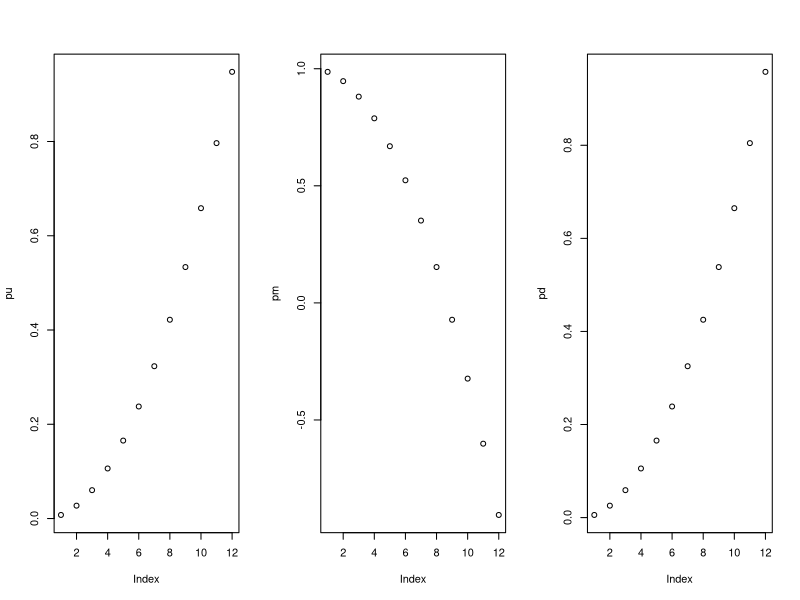
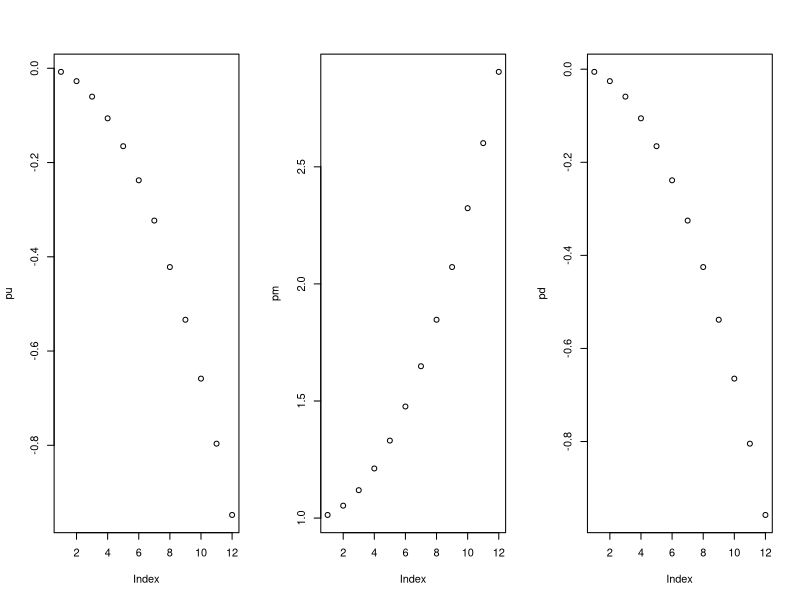
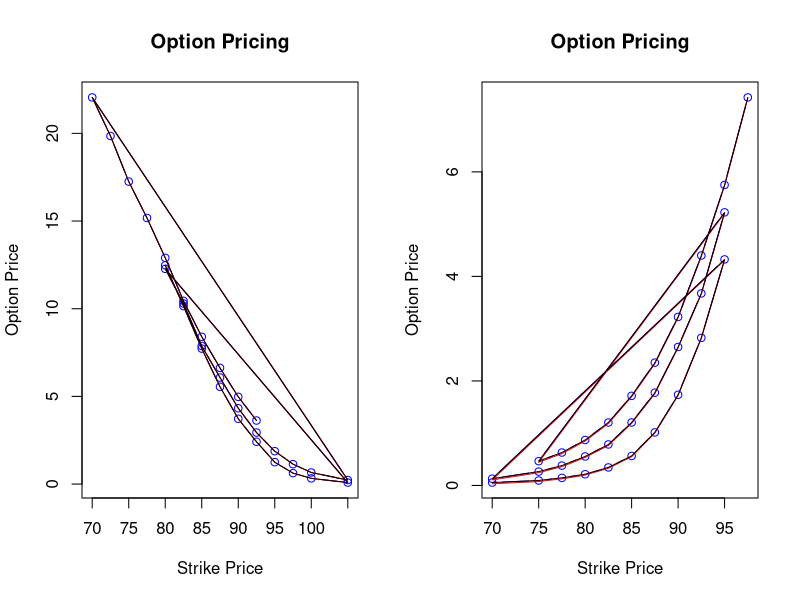

Reproduce these figures in R, in order.
## ---- chunk 1
knitr::opts_chunk$set(echo = TRUE)
## ---- chunk 2
EFD.Eu <- function(type,K,T,S,sig,r,div,N,Nj,dx){
 #precompute constants
 dt = T/N
 nu = r - div - 0.5 * sig^2
 edx = exp(-dx)
 pu = 0.5*dt* ((sig/dx)^2 + nu/dx)
 pm = 1.0 - dt*(sig/dx)^2 - r*dt
 pd = 0.5*dt* ((sig/dx)^2 - nu/dx)

 #initialise asset prices at marturity
 St = array(0,dim=c(2*Nj+1))
 St[1] = S * exp(Nj*dx)
 for(j in 2:(2*Nj+1)){
   St[j] = St[j-1]*edx
 }

 #initialise option values to marturity
 C = array(0,dim = c(2,2*Nj+1))
 for(j in 1:(2*Nj+1)){
   if(type == "C")
    C[1,j] = max(0, St[j] - K)
   if(type == "P")
    C[1,j] = max(0, K - St[j])
 }

 #step back at though latice
 for(i in N:1){
   for(j in 2:(2*Nj)){
     C[2,j] = pu*C[1,j-1]+pm*C[1,j]+pd*C[1,j+1]
   }
   
   #boundary conditions
   if(type == "C"){
     C[2,1] = C[2,2] + (St[1]-St[2])
     C[2,2*Nj+1] = C[2,2*Nj] 
   }
   if(type == "P"){
     C[2,1] = C[2,2] 
     C[2,2*Nj+1] = C[2,2*Nj] + (St[2*Nj+1]-St[2*Nj])
   }
   for(j in 1:(2*Nj+1)){
    C[1,j] <- C[2,j]
   }
 }
 C[1,Nj+1]
}

## ---- chunk 3
IFD.Eu <- function(type,K,T,S,sig,r,div,N,Nj,dx){
 #precompute constants
 dt = T/N
 nu = r - div - 0.5 * sig^2
 edx=exp(-dx)
 pu = -0.5*dt* ((sig/dx)^2 + nu/dx)
 pm = 1.0 + dt*(sig/dx)^2 + r*dt
 pd = -0.5*dt* ((sig/dx)^2 - nu/dx)

 #initialise asset prices at marturity
 St = array(0,dim=c(2*Nj+1))
 St[1] = S * exp(Nj*dx)
 for(j in 2:(2*Nj+1)){
   St[j] = St[j-1]*edx
 }

 #initialise option values at marturity
 C = array(0,dim=c(2,2*Nj+1))
 for(j in 1:(2*Nj+1)){
   if(type == "C")
    C[1,j] = max(0, St[j] -K)
   if(type == "P")
    C[1,j] = max(0, K - St[j])
 }

 #compute derivative boundary condition
 if(type == "C"){
   lambda.U = St[1]-St[2]
   lambda.L = 0.0
 }
 if(type == "P"){   
   lambda.L = -1*(St[2*Nj]-St[2*Nj+1])
   lambda.U = 0.0
 }

 #step back at though latice
 for(i in N:1){
  #substitute boundary condition at j=-Nj into j=-Nj+1
  pmp=pp=NULL
  pmp[2*Nj] = pm +pd
  pp[2*Nj] = C[1,2*Nj] + pd*lambda.L

  #eliminate upper diagonal
  for(j in (2*Nj-1):2){
    pmp[j] = pm-pu*pd/pmp[j+1]
    pp[j] = C[1,j]-pp[j+1]*pd/pmp[j+1]
  }

  #use boundary condition at j=Nj and equation at j=Nj-1
  C[2,1] = (pp[2]+pmp[2]*lambda.U)/(pu+pmp[2])
  C[2,2] = C[2,1]-lambda.U

  #back sutiatution
  for(j in 3:(2*Nj+1)){
    C[2,j] = (pp[j]-pu*C[2,j-1])/pmp[j]
  }
  for(j in 1:(2*Nj+1)){
    C[1,j] <- C[2,j]

    if(is.na(C[2,j])){
      C[2,j] <- C[1,j]
    }
  }
 }
 C[1,Nj+1]
}
## ---- chunk 4
N.compute1 <- function(T,sig){
  N = 500
  Nj = floor((6*sqrt(N/3)-1)/2)
  dt = T/N
  dx = 6 * sig * sqrt(T)/(2*Nj+1)
  ebs <- dx^2 + dt
  while(abs(ebs)>0.001){
    N <- N+1
    Nj <- floor((6*sqrt(N/3)-1)/2)
    dt = T/N
    dx = 6 * sig * sqrt(T)/(2*Nj+1)
    ebs <- dx^2 + dt
  }
  cat("N=",N,"Nj=",Nj,"dx=",dx)
}
N.compute1(T=1,sig=0.25)
## ---- chunk 5
efd.c <- EFD.Eu(type="C",K=100,T=1,S=100,sig=0.25,r=0.06,div=0.03,
                N=1189,Nj=59,dx=0.01260504)
efd.p <- EFD.Eu(type="P",K=100,T=1,S=100,sig=0.25,r=0.06,div=0.03,
                N=1189,Nj=59,dx=0.01260504)
ifd.c <- IFD.Eu(type="C",K=100,T=1,S=100,sig=0.25,r=0.06,div=0.03,
                N=1189,Nj=59,dx=0.01260504)
ifd.p <- IFD.Eu(type="P",K=100,T=1,S=100,sig=0.25,r=0.06,div=0.03,
                N=1189,Nj=59,dx=0.01260504)
cat("EFD call option price = ",efd.c, "IFD call option price = ",ifd.c)
cat("EFD put option price = ",efd.p, "IFD put option price = ",ifd.p)
## ---- chunk 6
# Function to calculate opntion price by BS formular
BS <- function(type, S0, K, tau, r, sigma,div){

  d1 <- (log(S0/K)+(r-div+sigma^2/2)*tau) / (sigma*sqrt(tau)) 
  d2 <- d1 - sigma*sqrt(tau)
  if(type=="C"){
    Price <- S0*exp(-div*tau)*pnorm(d1) - K*exp(-r*tau)*pnorm(d2)
  }
  if(type=="P"){
    Price <- K*exp(-r*tau)*pnorm(-d2) - S0*exp(-div*tau)*pnorm(-d1)
  }
  return(Price)
}

N.compute2EFD <- function(type,K,T,S,sig,r,div){
  
  theoretical.value <- BS(type, S, K, T, r, sig,div)
  N=1700
  Nj <- floor((6*sqrt(N/3)-1)/2)
  dx = 6 * sig * sqrt(T)/(2*Nj+1)
  ebs <- theoretical.value - EFD.Eu(type,K,T,S,sig,r,div,N,Nj,dx) 
  while(abs(ebs)>0.001){
    N <- N+1
    Nj <- floor((6*sqrt(N/3)-1)/2)
    dx = 6 * sig * sqrt(T)/(2*Nj+1)
    ebs <- theoretical.value - EFD.Eu(type,K,T,S,sig,r,div,N,Nj,dx) 
  }
  dt = T/N
  cat("EFD method: N=",N,"Nj=",Nj,"dx=",dx,"dt=",dt)
}

N.compute2IFD <- function(type,K,T,S,sig,r,div){
  theoretical.value <- BS(type, S, K, T, r, sig,div)
  N=4213
  Nj <- floor((6*sqrt(N/3)-1)/2)
  dx = 6 * sig * sqrt(T)/(2*Nj+1)
  ebs <- theoretical.value - IFD.Eu(type,K,T,S,sig,r,div,N,Nj,dx) 
  while(abs(ebs)>0.001){
    N <- N+1
    Nj <- floor((6*sqrt(N/3)-1)/2)
    dx = 6 * sig * sqrt(T)/(2*Nj+1)
    ebs <- theoretical.value - IFD.Eu(type,K,T,S,sig,r,div,N,Nj,dx) 
  }
  dt = T/N
  cat("IFD method: N=",N,"Nj=",Nj,"dx=",dx,"dt=",dt)
}
cat("Call ",N.compute2EFD(type="C",K=100,T=1,S=100,sig=0.25,r=0.06,div=0.03))
#cat("Put ",N.compute2EFD(type="P",K=100,T=1,S=100,sig=0.25,r=0.06,div=0.03))
cat("Call ",N.compute2IFD(type="C",K=100,T=1,S=100,sig=0.25,r=0.06,div=0.03))
#cat("Put ",N.compute2IFD(type="P",K=100,T=1,S=100,sig=0.25,r=0.06,div=0.03))
## ---- chunk 7
plot.prob <- function(method,T,r,div,N,dx){
 dt = T/N
 pu=pm=pd=c()
 if(method == "EFD"){
   for(sig in seq(0.05,0.6,0.05)){
     nu = r - div - 0.5 * sig^2
     pu = c(pu,0.5*dt* ((sig/dx)^2 + nu/dx))
     pm = c(pm,(1.0 - dt*(sig/dx)^2 - r*dt))
     pd = c(pd,0.5*dt* ((sig/dx)^2 - nu/dx))
   }
 }
if(method == "IFD"){
   for(sig in seq(0.05,0.6,0.05)){
     nu = r - div - 0.5 * sig^2
     pu = c(pu,-0.5*dt* ((sig/dx)^2 + nu/dx))
     pm = c(pm,(1.0 + dt*(sig/dx)^2 + r*dt))
     pd = c(pd,-0.5*dt* ((sig/dx)^2 - nu/dx))
   }
 }
 par(mfrow=c(1,3))
 plot(pu)
 plot(pm)
 plot(pd)
}
plot.prob(method="EFD",T=1,r=0.06,div=0.03,N=1189,dx=0.01260504)
plot.prob(method="IFD",T=1,r=0.06,div=0.03,N=1189,dx=0.01260504)
## ---- chunk 8
CNFD.Eu <- function(type,K,T,S,sig,r,div,N,Nj,dx){
 #precompute constants
 dt = T/N
 nu = r - div - 0.5 * sig^2
 edx=exp(-dx)
 pu = -0.25*dt* ((sig/dx)^2 + nu/dx)
 pm = 1.0 + 0.5*dt*(sig/dx)^2 + 0.5*r*dt
 pd = -0.25*dt* ((sig/dx)^2 - nu/dx)

 #initialise asset prices at marturity
 St = array(0,dim=c(2*Nj+1))
 St[1] = S * exp(Nj*dx)
 for(j in 2:(2*Nj+1)){
   St[j] = St[j-1]*edx
 }

 #initialise option values at marturity
 C = array(0,dim = c(2,2*Nj+1))
 for(j in 1:(2*Nj+1)){
   if(type == "C")
    C[1,j] = max(0, St[j] -K)
   if(type == "P")
    C[1,j] = max(0, K - St[j])
 }
 
 #compute derivative boundary condition
 if(type == "C"){
   lambda.U = St[1]-St[2]
   lambda.L = 0.0
 }
 if(type == "P"){
   lambda.L = -1*(St[2*Nj]-St[2*Nj+1])
   lambda.U = 0.0
 }
 
 #step back at though latice
 for(i in N:1){
  #substitute boundary condition at j=-Nj into j=-Nj+1
  pmp=pp=NULL
  pmp[2*Nj] = pm +pd
  pp[2*Nj] = -pu*C[1,2*Nj-1] -(pm-2)*C[1,2*Nj] - pd*C[1,2*Nj+1] + pd*lambda.L

  #eliminate upper diagonal
  for(j in (2*Nj-1):2){
    pmp[j] = pm-pu*pd/pmp[j+1]
    pp[j] = -pu*C[1,j-1]-(pm-2)*C[1,j]-pd*C[1,j+1]-pp[j+1]*pd/pmp[j+1]
  } 
  #print(pp)
  #use boundary condition at j=Nj and equation at j=Nj-1
  C[2,1] = (pp[2]+pmp[2]*lambda.U)/(pu+pmp[2])
  C[2,2] = C[2,1]-lambda.U

  #back substiatution
  for(j in 3:(2*Nj+1)){
    C[2,j] = (pp[j]-pu*C[2,j-1])/pmp[j]

    if(is.na(C[2,j])){
      C[2,j] <- C[1,j]
    }
  }
  for(j in 1:(2*Nj+1)){
    C[1,j] <- C[2,j]
  }
 }

 C[1,Nj+1]
}
efdc <- EFD.Eu(type="C",K=100,T=1,S=100,sig=0.25,r=0.06,div=0.03,
               N=1189,Nj=59,dx=0.01260504)
ifdc <- IFD.Eu(type="C",K=100,T=1,S=100,sig=0.25,r=0.06,div=0.03,
               N=1189,Nj=59,dx=0.01260504)
cnfdc <- CNFD.Eu(type="C",K=100,T=1,S=100,sig=0.25,r=0.06,div=0.03,
                 N=1189,Nj=59,dx=0.01260504)
efdp <- EFD.Eu(type="P",K=100,T=1,S=100,sig=0.25,r=0.06,div=0.03,
               N=1189,Nj=59,dx=0.01260504)
ifdp <- IFD.Eu(type="P",K=100,T=1,S=100,sig=0.25,r=0.06,div=0.03,
               N=1189,Nj=59,dx=0.01260504)
cnfdp <- CNFD.Eu(type="P",K=100,T=1,S=100,sig=0.25,r=0.06,div=0.03,
                 N=1189,Nj=59,dx=0.01260504)

callprice <- c(efdc,ifdc,cnfdc)
putprice <- c(efdp,ifdp,cnfdp)

callprice <- matrix(callprice,ncol=1)
colnames(callprice) <- c("call option value")
rownames(callprice) <- c("EFD call","IFD call","CNFD call")
callprice

putprice <- matrix(putprice,ncol=1)
colnames(putprice) <- c("put option value")
rownames(putprice) <- c("EFD put","IFD put","CNFD put")
putprice
## ---- chunk 9
newEFD <- function(type,K,T,S,sig,r,div,N,Nj,dx){
 #precompute constants
 dt = T/N
 nu = r - div - 0.5 * sig^2
 edx = exp(-dx)
 pu = 0.5*dt* ((sig/dx)^2 + nu/dx)
 pm = 1.0 - dt*(sig/dx)^2 - r*dt
 pd = 0.5*dt* ((sig/dx)^2 - nu/dx)

 #initialise asset prices at marturity
 St = array(0,dim=c(2*Nj+1))
 St[1] = S * exp(Nj*dx)
 for(j in 2:(2*Nj+1)){
   St[j] = St[j-1]*edx
 }

 #initialise option values to marturity
 C = array(0,dim = c(2,2*Nj+1))
 for(j in 1:(2*Nj+1)){
   if(type == "C")
    C[1,j] = max(0, St[j] - K)
   if(type == "P")
    C[1,j] = max(0, K - St[j])
 }

 #step back at though latice
 for(i in N:1){
   for(j in 2:(2*Nj)){
     C[2,j] = pu*C[1,j-1]+pm*C[1,j]+pd*C[1,j+1]
   }
   
   #boundary conditions
   if(type == "C"){
     C[2,1] = C[2,2] + (St[1]-St[2])
     C[2,2*Nj+1] = C[2,2*Nj] 
   }
   if(type == "P"){
     C[2,1] = C[2,2] 
     C[2,2*Nj+1] = C[2,2*Nj] + (St[2*Nj+1]-St[2*Nj])
   }
   for(j in 1:(2*Nj+1)){
    C[1,j] <- C[2,j]
   }
 }
 list(S=round(St,4),V=round(C,4))
}

S <- newEFD(type="C",K=100,T=1,S=100,sig=0.25,r=0.06,div=0.03,
            N=1189,Nj=59,dx=0.01260504)$S
V <- newEFD(type="C",K=100,T=1,S=100,sig=0.25,r=0.06,div=0.03,
            N=1189,Nj=59,dx=0.01260504)$V
  
# Delta
delta <- function(Nj,V,S){
  return((V[1,Nj+1]-V[1,Nj-1])/(S[Nj+1]-S[Nj-1]))
}
delta <- delta(59,V,S)

# Gamma
gamma <- function(Nj,V,S){
  return(2*((V[1,Nj+1]-V[1,Nj])-(V[1,Nj]-V[1,Nj-1]))/(S[Nj+1]-S[Nj-1]))
}
gamma <- gamma(59,V,S)

# Theta
dt <- 1/1189
C1 <- EFD.Eu(type="C",100,1+dt,100,0.25,0.06,0.03,1189,59,dx=0.01260504)
C2 <- EFD.Eu(type="C",100,1,100,0.25,0.06,0.03,1189,59,dx=0.01260504)
theta <- (C1-C2)/dt

# Vega
sigma <- 0.25
delta.sig <- 0.001*sigma
dx1 = 6 * (sigma+delta.sig) * sqrt(1)/(2*59+1)
dx2 = 6 * (sigma-delta.sig) * sqrt(1)/(2*59+1)
C1 <- EFD.Eu(type="C",100,1,100,sigma+delta.sig,0.06,0.03,1189,59,dx1)
C2 <- EFD.Eu(type="C",100,1,100,sigma-delta.sig,0.06,0.03,1189,59,dx2)
vega <- (C1-C2)/(2*delta.sig)

DF <- data.frame(delta,gamma,theta,vega)
DF
## ---- chunk 10
getwd() # get currency work directory
#read data that download from Yahoo finance
JPM1c <- read.csv("JPMCalls 170421.csv")
JPM2c <- read.csv("JPMCalls 170519.csv")
JPM3c <- read.csv("JPMCalls 170616.csv")
JPM1p <- read.csv("JPMPuts 170421.csv")
JPM2p <- read.csv("JPMPuts 170519.csv")
JPM3p <- read.csv("JPMPuts 170616.csv")
#calculate market price
MPrice1c <- matrix((JPM1c$Bid + JPM1c$Ask)/2) #one month
MPrice2c <- matrix((JPM2c$Bid + JPM2c$Ask)/2) #two month
MPrice3c <- matrix((JPM3c$Bid + JPM3c$Ask)/2) #three month
MPrice1p <- matrix((JPM1p$Bid + JPM1p$Ask)/2) #one month
MPrice2p <- matrix((JPM2p$Bid + JPM2p$Ask)/2) #two month
MPrice3p <- matrix((JPM3p$Bid + JPM3p$Ask)/2) #three month

S0 <- 91.41 # Close price of JPM at 2017-03-07
#strike price of JPM option
K1c <- matrix(JPM1c$Strike) #one month
K2c <- matrix(JPM2c$Strike) #two month
K3c <- matrix(JPM3c$Strike) #three month
K1p <- matrix(JPM1p$Strike) #one month
K2p <- matrix(JPM2p$Strike) #two month
K3p <- matrix(JPM3p$Strike) #three month
#calculate time t of each option
tau1 <- as.numeric(difftime("2017-04-21","2017-03-07",units = "days"))/365
tau2 <- as.numeric(difftime("2017-05-19","2017-03-07",units = "days"))/365
tau3 <- as.numeric(difftime("2017-06-16","2017-03-07",units = "days"))/365

# Function to calculate opntion price by BS formular
BS <- function(type, S0, K, tau, r, sigma,div){

  d1 <- (log(S0/K)+(r-div+sigma^2/2)*tau) / (sigma*sqrt(tau)) 
  d2 <- d1 - sigma*sqrt(tau)
  if(type=="C"){
    Price <- S0*exp(-div*tau)*pnorm(d1) - K*exp(-r*tau)*pnorm(d2)
  }
  if(type=="P"){
    Price <- K*exp(-r*tau)*pnorm(-d2) - S0*exp(-div*tau)*pnorm(-d1)
  }
  return(Price)
}
#Function to calculate error between BS and Market price
err <- function(type,S0,K,r,tau,sig,div,MPrice){
    BS(type,S0,K,tau,r,sig,div) - MPrice
}

#Function to find BS Implied Vol using Bisection Method
Ivol.BS <- function(type,S0, K, r,tau,div, MPrice){ 
    sig <- c()
#loop for every strike price and market price
  for(i in 1:10){
    a <- -0.001
    b <- 2
    c <- (a+b)/2
#Loop until that the value of function to sigma is less than tolerance level 1e-4 
    while(abs(b-a) > 1e-4){
      fa <- err(type,S0,K[i],r,tau,a,div,MPrice[i])
      fc <- err(type,S0,K[i],r,tau,c,div,MPrice[i])
      if( fa * fc < 0)
          b <- c
      else
          a <- c
      c <- (a+b)/2
    }
   sig <- c(sig,c)
  }
  return(sig)
}

Imv1c <- Ivol.BS("C",S0,K1c,0.0075,tau1,0,MPrice1c) #one month
Imv2c <- Ivol.BS("C",S0,K2c,0.0075,tau2,0,MPrice2c) #two month
Imv3c <- Ivol.BS("C",S0,K3c,0.0075,tau3,0,MPrice3c) #three month
Imv1p <- Ivol.BS("P",S0,K1p,0.0075,tau1,0,MPrice1p) #one month
Imv2p <- Ivol.BS("P",S0,K2p,0.0075,tau2,0,MPrice2p) #two month
Imv3p <- Ivol.BS("P",S0,K3p,0.0075,tau3,0,MPrice3p) #three month
## ---- chunk 11
dx.compute <- function(T,sig){
  N = 2
  Nj <- floor((6*sqrt(N/3)-1)/2)
  dt = T/N
  delta.x <- c()
  for(i in 1:10){
    dx = 6 * sig[i] * sqrt(T)/(2*Nj+1)
    ebs <- dx^2 + dt
    while(abs(ebs)>0.001){
      N <- N+1
      Nj <- floor((6*sqrt(N/3)-1)/2)
      dt = T/N
      dx = 6 * sig[i] * sqrt(T)/(2*Nj+1)
      ebs <- dx^2 + dt
    }
    delta.x <- c(delta.x,dx)
  }
  cat("N=",N,"Nj=",Nj,"dx=",delta.x,"\n")
  return(delta.x)
}
c1 <- dx.compute(T=tau1,sig=Imv1c)
c2 <- dx.compute(T=tau2,sig=Imv2c)
c3 <- dx.compute(T=tau3,sig=Imv3c)
c1
p1 <- dx.compute(T=tau1,sig=Imv1p)
p2 <- dx.compute(T=tau2,sig=Imv2p)
p3 <- dx.compute(T=tau3,sig=Imv3p)

EFD.C1=EFD.P1=EFD.C2=EFD.P2=EFD.C3=EFD.P3=c()
IFD.C1=IFD.P1=IFD.C2=IFD.P2=IFD.C3=IFD.P3=c() 
CNFD.C1=CNFD.P1=CNFD.C2=CNFD.P2=CNFD.C3=CNFD.P3=c()

for(i in 1:10){
  #EFD
  EFD.C1 <- c(EFD.C1,EFD.Eu(type="C",K=K1c[i],T=tau1,S=S0,sig=Imv1c[i],
                            r=0.0075,div=0,N=184,Nj=22,dx=c1[i]))
  EFD.P1 <- c(EFD.P1,EFD.Eu(type="P",K=K1p[i],T=tau1,S=S0,sig=Imv1p[i],
                            r=0.0075,div=0,N=170,Nj=22,dx=p1[i]))
  EFD.C2 <- c(EFD.C2,EFD.Eu(type="C",K=K2c[i],T=tau2,S=S0,sig=Imv2c[i],
                            r=0.0075,div=0,N=252,Nj=26,dx=c2[i]))
  EFD.P2 <- c(EFD.P2,EFD.Eu(type="P",K=K2p[i],T=tau2,S=S0,sig=Imv2p[i],
                            r=0.0075,div=0,N=264,Nj=27,dx=p2[i]))
  EFD.C3 <- c(EFD.C3,EFD.Eu(type="C",K=K3c[i],T=tau3,S=S0,sig=Imv3c[i],
                            r=0.0075,div=0,N=387,Nj=33,dx=c3[i]))
  EFD.P3 <- c(EFD.P3,EFD.Eu(type="P",K=K3p[i],T=tau3,S=S0,sig=Imv3p[i],
                            r=0.0075,div=0,N=343,Nj=31,dx=p3[i]))
  
  #IFD
  IFD.C1 <- c(IFD.C1,IFD.Eu(type="C",K=K1c[i],T=tau1,S=S0,sig=Imv1c[i],
                            r=0.0075,div=0,N=184,Nj=22,dx=c1[i]))
  IFD.P1 <- c(IFD.P1,IFD.Eu(type="P",K=K1p[i],T=tau1,S=S0,sig=Imv1p[i],
                            r=0.0075,div=0,N=170,Nj=22,dx=p1[i]))
  IFD.C2 <- c(IFD.C2,IFD.Eu(type="C",K=K2c[i],T=tau2,S=S0,sig=Imv2c[i],
                            r=0.0075,div=0,N=252,Nj=26,dx=c2[i]))
  IFD.P2 <- c(IFD.P2,IFD.Eu(type="P",K=K2p[i],T=tau2,S=S0,sig=Imv2p[i],
                            r=0.0075,div=0,N=264,Nj=27,dx=p2[i]))
  IFD.C3 <- c(IFD.C3,IFD.Eu(type="C",K=K3c[i],T=tau3,S=S0,sig=Imv3c[i],
                            r=0.0075,div=0,N=387,Nj=33,dx=c3[i]))
  IFD.P3 <- c(IFD.P3,IFD.Eu(type="P",K=K3p[i],T=tau3,S=S0,sig=Imv3p[i],
                            r=0.0075,div=0,N=343,Nj=31,dx=p3[i]))
  
  #CNFD
  CNFD.C1 <- c(CNFD.C1,CNFD.Eu(type="C",K=K1c[i],T=tau1,S=S0,sig=Imv1c[i],
                               r=0.0075,div=0,N=184,Nj=22,dx=c1[i]))
  CNFD.P1 <- c(CNFD.P1,CNFD.Eu(type="P",K=K1p[i],T=tau1,S=S0,sig=Imv1p[i],
                               r=0.0075,div=0,N=170,Nj=22,dx=p1[i]))
  CNFD.C2 <- c(CNFD.C2,CNFD.Eu(type="C",K=K2c[i],T=tau2,S=S0,sig=Imv2c[i],
                               r=0.0075,div=0,N=252,Nj=26,dx=c2[i]))
  CNFD.P2 <- c(CNFD.P2,CNFD.Eu(type="P",K=K2p[i],T=tau2,S=S0,sig=Imv2p[i],
                               r=0.0075,div=0,N=264,Nj=27,dx=p2[i]))
  CNFD.C3 <- c(CNFD.C3,CNFD.Eu(type="C",K=K3c[i],T=tau3,S=S0,sig=Imv3c[i],
                               r=0.0075,div=0,N=387,Nj=33,dx=c3[i]))
  CNFD.P3 <- c(CNFD.P3,CNFD.Eu(type="P",K=K3p[i],T=tau3,S=S0,sig=Imv3p[i],
                               r=0.0075,div=0,N=343,Nj=31,dx=p3[i]))
}

EFD.C <- c(EFD.C1,EFD.C2,EFD.C3)
EFD.P <- c(EFD.P1,EFD.P2,EFD.P3)
IFD.C <- c(IFD.C1,IFD.C2,IFD.C3)
IFD.P <- c(IFD.P1,IFD.P2,IFD.P3)
CNFD.C <- c(CNFD.C1,CNFD.C2,CNFD.C3)
CNFD.P <- c(CNFD.P1,CNFD.P2,CNFD.P3)

DF <- data.frame(EFD.C,EFD.P,IFD.C,IFD.P,CNFD.C,CNFD.P)
DF
## ---- chunk 12
S1c=V1c=S2c=V2c=S3c=V3c=c()
S1p=V1p=S2p=V2p=S3p=V3p=c()
v1.c1=v1.c2=v1.c3=v1.p1=v1.p2=v1.p3=c()
v2.c1=v2.c2=v2.c3=v2.p1=v2.p2=v2.p3=c()
for(i in 1:10){
  S1c <- c(S1c,newEFD(type="C",K=K1c[i],T=tau1,S=S0,sig=Imv1c[i],r=0.0075,div=0.0,
              N=184,Nj=22,dx=c1[i])$S[23]-newEFD(type="C",K=K1c[i],T=tau1,S=S0,    
sig=Imv1c[i],r=0.0075,div=0.0,N=184,Nj=22,dx=c1[i])$S[21])
  V1c <- c(V1c,newEFD(type="C",K=K1c[i],T=tau1,S=S0,sig=Imv1c[i],r=0.0075,div=0.0,
              N=184,Nj=22,dx=c1[i])$V[1,23]-newEFD(type="C",K=K1c[i],T=tau1,S=S0,
sig=Imv1c[i],r=0.0075,div=0.0,N=184,Nj=22,dx=c1[i])$V[1,21])
  v1.c1 <- c(v1.c1,newEFD(type="C",K=K1c[i],T=tau1,S=S0,sig=Imv1c[i],r=0.0075,div=0.0,
              N=184,Nj=22,dx=c1[i])$V[1,23]-newEFD(type="C",K=K1c[i],T=tau1,S=S0,
sig=Imv1c[i],r=0.0075,div=0.0,N=184,Nj=22,dx=c1[i])$V[1,22])
  v2.c1 <- c(v2.c1,newEFD(type="C",K=K1c[i],T=tau1,S=S0,sig=Imv1c[i],r=0.0075,div=0.0,
              N=184,Nj=22,dx=c1[i])$V[1,22]-newEFD(type="C",K=K1c[i],T=tau1,S=S0,
sig=Imv1c[i],r=0.0075,div=0.0,N=184,Nj=22,dx=c1[i])$V[1,21])
  
  S2c <- c(S2c,newEFD(type="C",K=K2c[i],T=tau2,S=S0,sig=Imv2c[i],r=0.0075,div=0.0,
              N=252,Nj=26,dx=c2[i])$S[27]-newEFD(type="C",K=K2c[i],T=tau2,S=S0,
sig=Imv2c[i],r=0.0075,div=0.0,N=252,Nj=26,dx=c2[i])$S[25])
  V2c <- c(V2c,newEFD(type="C",K=K2c[i],T=tau2,S=S0,sig=Imv2c[i],r=0.0075,div=0.0,
              N=252,Nj=26,dx=c2[i])$V[1,27]-newEFD(type="C",K=K2c[i],T=tau2,S=S0,
sig=Imv2c[i],r=0.0075,div=0.0,N=252,Nj=26,dx=c2[i])$V[1,25])
  v1.c2 <- c(v1.c2,newEFD(type="C",K=K2c[i],T=tau2,S=S0,sig=Imv2c[i],r=0.0075,div=0.0,
              N=252,Nj=26,dx=c2[i])$V[1,27]-newEFD(type="C",K=K2c[i],T=tau2,S=S0,
sig=Imv2c[i],r=0.0075,div=0.0,N=252,Nj=26,dx=c2[i])$V[1,26])
  v2.c2 <- c(v2.c2,newEFD(type="C",K=K2c[i],T=tau2,S=S0,sig=Imv2c[i],r=0.0075,div=0.0,
              N=252,Nj=26,dx=c2[i])$V[1,26]-newEFD(type="C",K=K2c[i],T=tau2,S=S0,
sig=Imv2c[i],r=0.0075,div=0.0,N=252,Nj=26,dx=c2[i])$V[1,25])
  
  S3c <- c(S3c,newEFD(type="C",K=K3c[i],T=tau3,S=S0,sig=Imv3c[i],r=0.0075,div=0.0,
              N=387,Nj=33,dx=c3[i])$S[34]-newEFD(type="C",K=K3c[i],T=tau3,S=S0,
sig=Imv3c[i],r=0.0075,div=0.0,N=387,Nj=33,dx=c3[i])$S[32])
  V3c <- c(V3c,newEFD(type="C",K=K3c[i],T=tau3,S=S0,sig=Imv3c[i],r=0.0075,div=0.0,
              N=387,Nj=33,dx=c3[i])$V[1,34]-newEFD(type="C",K=K3c[i],T=tau3,S=S0,
sig=Imv3c[i],r=0.0075,div=0.0,N=387,Nj=33,dx=c3[i])$V[1,32])
  v1.c3 <- c(v1.c3,newEFD(type="C",K=K3c[i],T=tau3,S=S0,sig=Imv3c[i],r=0.0075,div=0.0,
              N=387,Nj=33,dx=c3[i])$V[1,34]-newEFD(type="C",K=K3c[i],T=tau3,S=S0,
sig=Imv3c[i],r=0.0075,div=0.0,N=387,Nj=33,dx=c3[i])$V[1,33])
  v2.c3 <- c(v2.c3,newEFD(type="C",K=K3c[i],T=tau3,S=S0,sig=Imv3c[i],r=0.0075,div=0.0,
              N=387,Nj=33,dx=c3[i])$V[1,33]-newEFD(type="C",K=K3c[i],T=tau3,S=S0,
sig=Imv3c[i],r=0.0075,div=0.0,N=387,Nj=33,dx=c3[i])$V[1,32])
}
  
for(i in 1:10){  
  S1p <- c(S1p,newEFD(type="P",K=K1p[i],T=tau1,S=S0,sig=Imv1p[i],r=0.0075,div=0.0,
              N=170,Nj=22,dx=p1[i])$S[23]-newEFD(type="P",K=K1p[i],T=tau1,S=S0,
sig=Imv1p[i],r=0.0075,div=0.0,N=170,Nj=22,dx=p1[i])$S[21])
  V1p <- c(V1p,newEFD(type="P",K=K1p[i],T=tau1,S=S0,sig=Imv1p[i],r=0.0075,div=0.0,
              N=170,Nj=22,dx=p1[i])$V[1,23]-newEFD(type="P",K=K1p[i],T=tau1,S=S0,
sig=Imv1p[i],r=0.0075,div=0.0,N=170,Nj=22,dx=p1[i])$V[1,21])
  v1.p1 <- c(v1.p1,newEFD(type="P",K=K1p[i],T=tau1,S=S0,sig=Imv1p[i],r=0.0075,div=0.0,
              N=170,Nj=22,dx=p1[i])$V[1,23]-newEFD(type="P",K=K1p[i],T=tau1,S=S0,
sig=Imv1p[i],r=0.0075,div=0.0,N=170,Nj=22,dx=p1[i])$V[1,22])
  v2.p1 <- c(v2.p2,newEFD(type="P",K=K1p[i],T=tau1,S=S0,sig=Imv1p[i],r=0.0075,div=0.0,
              N=170,Nj=22,dx=p1[i])$V[1,22]-newEFD(type="P",K=K1p[i],T=tau1,S=S0,
sig=Imv1p[i],r=0.0075,div=0.0,N=170,Nj=22,dx=p1[i])$V[1,21])
  
  S2p <- c(S2p,newEFD(type="P",K=K2p[i],T=tau2,S=S0,sig=Imv2p[i],r=0.0075,div=0.0,
              N=264,Nj=27,dx=p2[i])$S[28]-newEFD(type="P",K=K2p[i],T=tau2,S=S0,
sig=Imv2p[i],r=0.0075,div=0.0,N=264,Nj=27,dx=p2[i])$S[26])
  V2p <- c(V2p,newEFD(type="P",K=K2p[i],T=tau2,S=S0,sig=Imv2p[i],r=0.0075,div=0.0,
              N=264,Nj=27,dx=p2[i])$V[1,28]-newEFD(type="P",K=K2p[i],T=tau2,S=S0,
sig=Imv2p[i],r=0.0075,div=0.0,N=264,Nj=27,dx=p2[i])$V[1,26])
  v1.p2 <- c(v1.p2,newEFD(type="P",K=K2p[i],T=tau2,S=S0,sig=Imv2p[i],r=0.0075,div=0.0,
              N=264,Nj=27,dx=p2[i])$V[1,28]-newEFD(type="P",K=K2p[i],T=tau2,S=S0,
sig=Imv2p[i],r=0.0075,div=0.0,N=264,Nj=27,dx=p2[i])$V[1,27])
  v2.p2 <- c(v2.p2,newEFD(type="P",K=K2p[i],T=tau2,S=S0,sig=Imv2p[i],r=0.0075,div=0.0,
              N=264,Nj=27,dx=p2[i])$V[1,27]-newEFD(type="P",K=K2p[i],T=tau2,S=S0,
sig=Imv2p[i],r=0.0075,div=0.0,N=264,Nj=27,dx=p2[i])$V[1,26])
  
  S3p <- c(S3p,newEFD(type="P",K=K3p[i],T=tau3,S=S0,sig=Imv3p[i],r=0.0075,div=0.0,
              N=343,Nj=31,dx=p3[i])$S[32]-newEFD(type="P",K=K3p[i],T=tau3,S=S0,
sig=Imv3p[i],r=0.0075,div=0.0,N=343,Nj=31,dx=p3[i])$S[30])
  V3p <- c(V3p,newEFD(type="P",K=K3p[i],T=tau3,S=S0,sig=Imv3p[i],r=0.0075,div=0.0,
              N=343,Nj=31,dx=p3[i])$V[1,32]-newEFD(type="P",K=K3p[i],T=tau3,S=S0,
sig=Imv3p[i],r=0.0075,div=0.0,N=343,Nj=31,dx=p3[i])$V[1,30])
  v1.p3 <- c(v1.p3,newEFD(type="P",K=K3p[i],T=tau3,S=S0,sig=Imv3p[i],r=0.0075,div=0.0,
              N=343,Nj=31,dx=p3[i])$V[1,32]-newEFD(type="P",K=K3p[i],T=tau3,S=S0,
sig=Imv3p[i],r=0.0075,div=0.0,N=343,Nj=31,dx=p3[i])$V[1,31])
  v2.p3 <- c(v2.p3,newEFD(type="P",K=K3p[i],T=tau3,S=S0,sig=Imv3p[i],r=0.0075,div=0.0,
              N=343,Nj=31,dx=p3[i])$V[1,31]-newEFD(type="P",K=K3p[i],T=tau3,S=S0,
sig=Imv3p[i],r=0.0075,div=0.0,N=343,Nj=31,dx=p3[i])$V[1,30])
}

# Delta
delta <- function(V,S){
  return(V/S)
}
delta1c <- delta(V1c,S1c)
delta2c <- delta(V2c,S2c)
delta3c <- delta(V3c,S3c)
delta1p <- delta(V1p,S1p)
delta2p <- delta(V2p,S2p)
delta3p <- delta(V3p,S3p)

# Gamma
gamma <- function(V1,V2,S){
  return(2*(V1-V2)/S)
}
gamma1c <- gamma(v1.c1,v2.c1,S1c)
gamma2c <- gamma(v1.c2,v2.c2,S2c)
gamma3c <- gamma(v1.c3,v2.c3,S3c)
gamma1p <- gamma(v1.p1,v2.p1,S1p)
gamma2p <- gamma(v1.p2,v2.p2,S2p)
gamma3p <- gamma(v1.p3,v2.p3,S3p)

# Theta
theta <- function(type,K,T,S,sig,r,div,N,Nj,dx){
  dt=T/N
  x <- c()
  for(i in 1:10){
  a <- (EFD.Eu(type,K[i],T+dt,S,sig[i],r,div,N,Nj,dx[i])-
            EFD.Eu(type,K[i],T,S,sig[i],r,div,N,Nj,dx[i]))/dt
  x <- c(x,a)
  }
  return(x)
}
theta1c <- theta(type="C",K=K1c,T=tau1,S=S0,sig=Imv1c,r=0.0075,div=0.0,
                 N=184,Nj=22,dx=c1)
theta2c <- theta(type="C",K=K2c,T=tau2,S=S0,sig=Imv2c,r=0.0075,div=0.0,
                 N=252,Nj=26,dx=c2)
theta3c <- theta(type="C",K=K3c,T=tau3,S=S0,sig=Imv3c,r=0.0075,div=0.0,
                 N=387,Nj=33,dx=c3)
theta1p <- theta(type="P",K=K1c,T=tau1,S=S0,sig=Imv1p,r=0.0075,div=0.0,
                 N=170,Nj=22,dx=p1)
theta2p <- theta(type="P",K=K1c,T=tau2,S=S0,sig=Imv2p,r=0.0075,div=0.0,
                 N=264,Nj=27,dx=p2)
theta3p <- theta(type="P",K=K1c,T=tau3,S=S0,sig=Imv3p,r=0.0075,div=0.0,
                 N=343,Nj=31,dx=p3)

# Vega
vega <- function(type,K,T,S,sig,r,div,N,Nj){
  delta.sig=dx1=dx2=C1=C2=x=c()
  for(i in 1:10){
    delta.sig <- c(delta.sig,0.001*sig[i])
    dx1 = c(dx1,6 * (sig[i]+delta.sig[i]) * sqrt(T)/(2*Nj+1))
    dx2 = c(dx2,6 * (sig[i]-delta.sig[i]) * sqrt(T)/(2*Nj+1))
    C1 <- c(C1,EFD.Eu(type,K[i],T,S,sig[i]+delta.sig[i],r,div,N,Nj,dx1[i]))
    C2 <- c(C2,EFD.Eu(type,K[i],T,S,sig[i]-delta.sig[i],r,div,N,Nj,dx2[i]))
    x <- c(x,(C1[i]-C2[i])/(2*delta.sig[i]))
  }
  return(x)
}
vega1c <- vega(type="C",K=K1c,T=tau1,S=S0,sig=Imv1c,r=0.0075,div=0.0,
                 N=184,Nj=22)
vega2c <- vega(type="C",K=K2c,T=tau2,S=S0,sig=Imv2c,r=0.0075,div=0.0,
                 N=252,Nj=26)
vega3c <- vega(type="C",K=K3c,T=tau3,S=S0,sig=Imv3c,r=0.0075,div=0.0,
                 N=387,Nj=33)
vega1p <- vega(type="P",K=K1c,T=tau1,S=S0,sig=Imv1p,r=0.0075,div=0.0,
                 N=170,Nj=22)
vega2p <- vega(type="P",K=K1c,T=tau2,S=S0,sig=Imv2p,r=0.0075,div=0.0,
                 N=264,Nj=27)
vega3p <- vega(type="P",K=K1c,T=tau3,S=S0,sig=Imv3p,r=0.0075,div=0.0,
                 N=343,Nj=31)

delta.c <- c(delta1c,delta2c,delta3c)
delta.p <- c(delta1p,delta2p,delta3p)
gamma.c <- c(gamma1c,gamma2c,gamma3c)
gamma.p <- c(gamma1p,gamma2p,gamma3p)
theta.c <- c(theta1c,theta2c,theta3c)
theta.p <- c(theta1p,theta2p,theta3p)
vega.c <- c(vega1c,vega2c,vega3c)
vega.p <- c(vega1p,vega2p,vega3p)

#Greeks for call option
DF1 <- data.frame(delta.c,gamma.c,theta.c,vega.c)
DF1

#Greeks for put option
DF2 <- data.frame(delta.p,gamma.p,theta.p,vega.p)
DF2
## ---- chunk 13
MPrice.C <- c(MPrice1c,MPrice2c,MPrice3c)
MPrice.P <- c(MPrice1p,MPrice2p,MPrice3p)

strikec <- c(K1c,K2c,K3c)
strikep <- c(K1p,K2p,K3p)

par(mfrow=c(1,2))
plot(strikec,MPrice.C,typ="b", col="blue", main=c("Option Pricing"),
     xlab="Strike Price", ylab="Option Price")
lines(strikec,EFD.C,col = "red")
lines(strikec,IFD.C.col = "green")
lines(strikec,CNFD.C)

plot(strikep,MPrice.P,typ="b", col="blue", main=c("Option Pricing"),
     xlab="Strike Price", ylab="Option Price")
lines(strikep,EFD.P,col = "red")
lines(strikep,IFD.P.col = "green")
lines(strikep,CNFD.P)
## ---- chunk 14
library(pracma)
HestonExplicitPDE <- function(params,K,r,div,S,V,Tm) {
    
    # Finite differences for the Heston PDE for a European Call
    #  Uses even grid sizes
    #  In 'T Hout and Foulon "ADI Finite Difference Schemes for Option Pricing
    #  in the Heston Modelo with Correlation" Int J of Num Analysis and Modeling, 2010.
    #  Thesis by Sensi Li and paper by Vassilis Galiotos
    #  INPUTS
    #     params = 6x1 vector of Heston parameters
    #     K = Strike price
    #     r = risk free rate
    #     div = Dividend yield
    #     S = vector for stock price grid
    #     V = vector for volatility grid
    #     Tm = vector for maturity grid
    # OUTPUT
    #     2-D array of size (nS+1)x(nV+1) for the call price
    
    # Heston parameters
    kappa = params[1];
    theta = params[2];
    sigma = params[3];
    v0    = params[4];
    rho   = params[5];
    lambda = params[6];
    
    # Length of stock, volatility, and maturity
    NS = length(S)
    NV = length(V)
    NT = length(Tm)
    Smin = S[1];  Smax = S[NS];
    Vmin = V[1];  Vmax = V[NV];
    Tmin = Tm[1];  Tmax = Tm[NT];
    
    # Increment for Stock Price, Volatility, and Maturity
    ds = (Smax-Smin)/(NS-1);
    dv = (Vmax-Vmin)/(NV-1);
    dt = (Tmax-Tmin)/(NT-1);
    
    # Initialize the 2-D grid with zeros
    U = matrix(0, nrow=NS, ncol=NV);
    
    # Temporary grid for previous time steps
    u = matrix(0, nrow=NS, ncol=NV);
    
    # Solve the PDE
    # Round each value of U(S,v,Tm) at each step
    # Boundary condition for tm = Maturity
    for (s in 1:NS) {
        for (v in 1:NV) {
            U[s,v] = max(S[s] - K, 0);
        }
    }
    # Boundary Conditions for everything else
    for (tm in 1:(NT-1))  {
        # Boundary condition for Smin and Smax
        for (v in 1:(NV-1)) {
            U[1,v] = 0
            U[NS,v] = max(0, Smax - K); # Galiotos uses U(NS-1,v) + ds;
        }
        # Boundary condition for Vmax
        for (s in 1:NS) {
           U[s,NV] = max(0, S[s] - K); # Galiotos uses U(s,NV-1);
  }
  # Update temp grid u[s,tm] with the boundary conditions
  u = U
  # Boundary condition for Vmin
  # Previous time step values are in the temporary grid u(s,tm)
  for (s in 2:(NS-1)) {
    DerV = (u[s,2] - u[s,1]) / dv;
    # PDE Points on the middle of the grid (non boundary)
    DerS = (u[s+1,1] - u[s-1,1])/2/ds;
    # Central difference for dU/dS
    U[s,1] = u[s,1]*(1 - r*dt - kappa*theta*dt/dv) +
    dt*0.5*(r-div)*(s-1)*( u[s+1,1] - u[s-1,1] ) + 
    kappa*theta*dt/dv*u[s,2]
  }
  # Update the temporary grid u(s,tm) with the boundary conditions
  u = U
  # Interior points of the grid (non boundary)
  # Previous time step values are in the temporary grid u(s,tm)
  for (s in 2:(NS-1)) {
     for (v in 2:(NV-1)) {
     A = (1 - dt*(s-1)^2*(v-1)*dv - sigma^2*(v-1)*dt/dv - r*dt);
     B = (1/2*dt*(s-1)^2*(v-1)*dv - 1/2*dt*(r-div)*(s-1));
     CC = (1/2*dt*(s-1)^2*(v-1)*dv + 1/2*dt*(r-div)*(s-1));
     D = (1/2*dt*sigma^2*(v-1)/dv - 1/2*dt*kappa*(theta-(v-1)*dv)/dv);
     E = (1/2*dt*sigma^2*(v-1)/dv + 1/2*dt*kappa*(theta-(v-1)*dv)/dv);
     F = 1/4*dt*sigma*(s-1)*(v-1)*rho;
     U[s,v] = A*u[s,v] + B*u[s-1,v] + CC*u[s+1,v] +
     D*u[s,v-1] + E*u[s,v+1] + F*(u[s+1,v+1]+u[s-1,v-1]-u[s-1,v+1]-u[s+1,v-1])
     }
  }
 }
 # Return 2-D array of size (nS+1)x(nV+1)
   U
}
#function return price
runHeston <- function(S0 = 1, K = 0.5, Mat = 5, r = 0, div = 0, v0 = 0.1,
         kappa = 2, theta = 0.1, sigma = 0.2, rho = -0.3, lambda = 0)
{ 
   #parameter vector
   params = c(kappa, theta, sigma, v0, rho, lambda)
    #set min and max of asset price, volatility and maturity
   Smin = 0; Smax = 2*K;
   Vmin = 0; Vmax = 2*sigma;
   Tmin = 0; Tmax = Mat;
   #set number of grids
   NS = 40 # grid number of price
   NV = 40 # grid number of volatility
   NT = 1000 # grid number of maturity
   
   # The maturity time increment and grid
   dt = (Tmax-Tmin)/(NT-1);
   Tm = (0:(NT-1))*dt;
   
   # The asset price increment and grid
   ds = (Smax-Smin)/(NS-1);
   S = (0:(NS-1)) * ds;
   #The volatility increment and grid
   dv = (Vmax-Vmin)/(NV-1);
   V = (0:(NV-1)) * dv;
   # Solve the PDE
   U=HestonExplicitPDE(params,K,r,div,S,V,Tm);
   # return Call option price using interpolation method
   Call = interp2(V, S, U, v0,S0);
   #return Put option using call-put parity
   Put = Call - S0*exp(-div*Mat) + K*exp(-r*Mat);
   #Return both call and put 
   result = c(Call, Put);
   return(result)
}
price1 <- runHeston(K=0.5)
price2 <- runHeston(K=0.75)
price3 <- runHeston(K=1)
price4 <- runHeston(K=1.25)
price5 <- runHeston(K=1.5)
#cat("K=0.5",price1,"\n","K=0.75",price2,"\n","K=1",price3,"\n",
#    "K=1.25",price4,"\n","K=1.5",price5)
